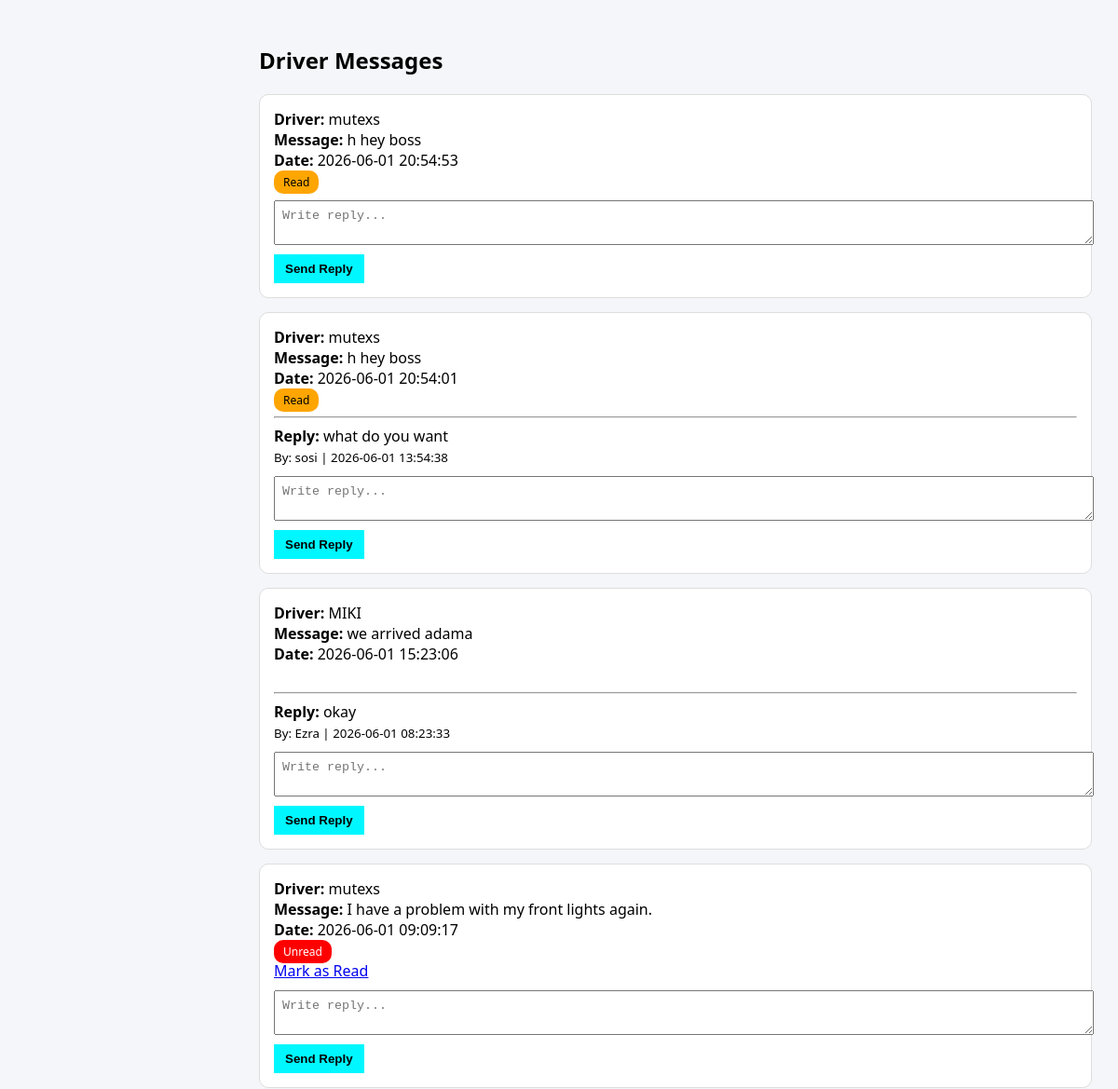
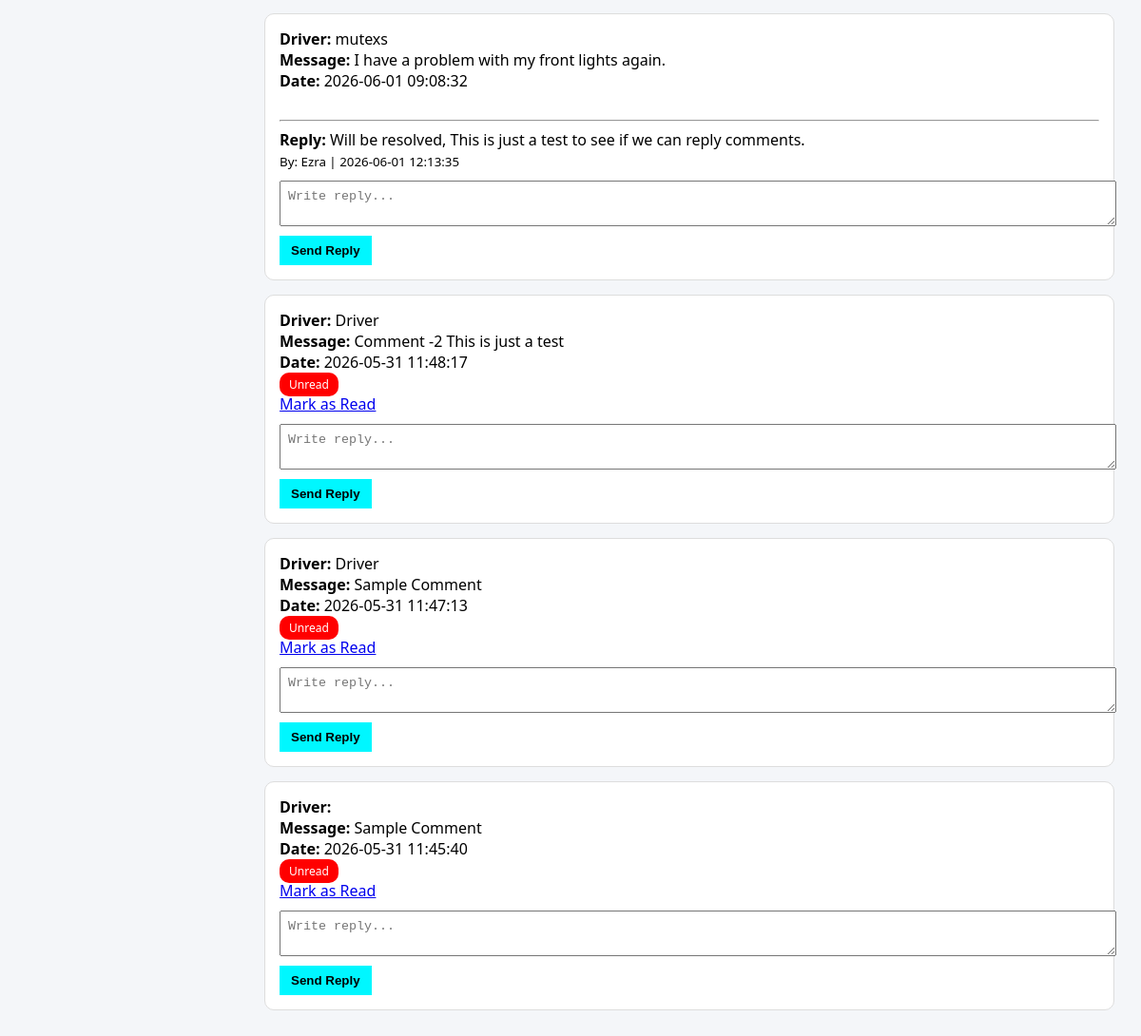
Page /dashboard/Manager/manager_view_comments.php (signed in) on the committed database (2 pictures, top to bottom).
### tables this page shows
CREATE TABLE `driver_comments` (
  `id` int(11) NOT NULL,
  `driver_name` varchar(100) NOT NULL,
  `message` text NOT NULL,
  `created_at` timestamp NOT NULL DEFAULT current_timestamp(),
  `status` enum('Unread','Read') DEFAULT 'Unread',
  `reply` text DEFAULT NULL,
  `replied_by` varchar(100) DEFAULT NULL,
  `replied_at` datetime DEFAULT NULL
);

### dashboard/Manager/manager_view_comments.php (the view, shortened to what this page needs)
<?php
require_once __DIR__ . '/../../config/db.php';
$comments = mysqli_query($conn, "SELECT * FROM driver_comments ORDER BY created_at DESC");
?>
<!DOCTYPE html>
<html>
<head>
</head>
<body>
<div class="main">
<h2>Driver Messages</h2>
<?php while($c = mysqli_fetch_assoc($comments)){ ?>
<div class="comment-box">
    <b>Driver:</b> <?php echo $c['driver_name']; ?> <br>
    <b>Message:</b> <?php echo $c['message']; ?> <br>
    <b>Date:</b> <?php echo $c['created_at']; ?> <br>
    <span class="badge <?php echo $c['status']; ?>">
        <?php echo $c['status']; ?>
    </span>
    <?php if(!empty($c['reply'])){ ?>
        <hr>
        <b>Reply:</b> <?php echo $c['reply']; ?><br>
        <small>By: <?php echo $c['replied_by']; ?> | <?php echo $c['replied_at']; ?></small>
    <?php } ?>
    <?php if($c['status'] == "Unread"){ ?>
        <br><a href="?read=<?php echo $c['id']; ?>">Mark as Read</a>
    <?php } ?>
    <form method="POST">
        <textarea name="reply" placeholder="Write reply..." required></textarea>
        <button name="reply_submit">Send Reply</button>
    </form>
</div>
<?php } ?>
</div>
</body>
</html>

### dashboard/Manager/manager_view_comments.php (style rules this page uses)
body { font-family:Segoe UI; background:#f4f6f9; }
.main { margin-left:250px; padding:20px; }
.comment-box { background:white; padding:15px; margin-bottom:15px; border-radius:10px; border:1px solid #ddd; }
.badge { padding:4px 10px; border-radius:10px; font-size:12px; }
.Unread { background:red;color:white; }
.Read { background:orange;color:black; }
textarea { width:100%; margin-top:10px; padding:8px; }
button { margin-top:5px; padding:8px 12px; background:#00f7ff; border:none; cursor:pointer; font-weight:bold; }

### rows in the picture
driver_comments: driver_name "mutexs", message "h hey boss", created_at "2026-06-01 20:54:53", status "Read"
driver_comments: driver_name "mutexs", message "h hey boss", created_at "2026-06-01 20:54:01", status "Read", reply "what do you want", replied_by "sosi", replied_at "2026-06-01 13:54:38"
driver_comments: driver_name "MIKI", message "we arrived adama", created_at "2026-06-01 15:23:06", reply "okay", replied_by "Ezra", replied_at "2026-06-01 08:23:33"
driver_comments: driver_name "mutexs", message "I have a problem with my front lights again.", created_at "2026-06-01 09:09:17", status "Unread"
driver_comments: driver_name "mutexs", message "I have a problem with my front lights again.", created_at "2026-06-01 09:08:32", reply "Will be resolved, This is just a test to see if we can reply comments.", replied_by "Ezra", replied_at "2026-06-01 12:13:35"
driver_comments: driver_name "Driver", message "Comment -2 This is just a test", created_at "2026-05-31 11:48:17", status "Unread"
driver_comments: driver_name "Driver", message "Sample Comment", created_at "2026-05-31 11:47:13", status "Unread"
driver_comments: message "Sample Comment", created_at "2026-05-31 11:45:40", status "Unread"
